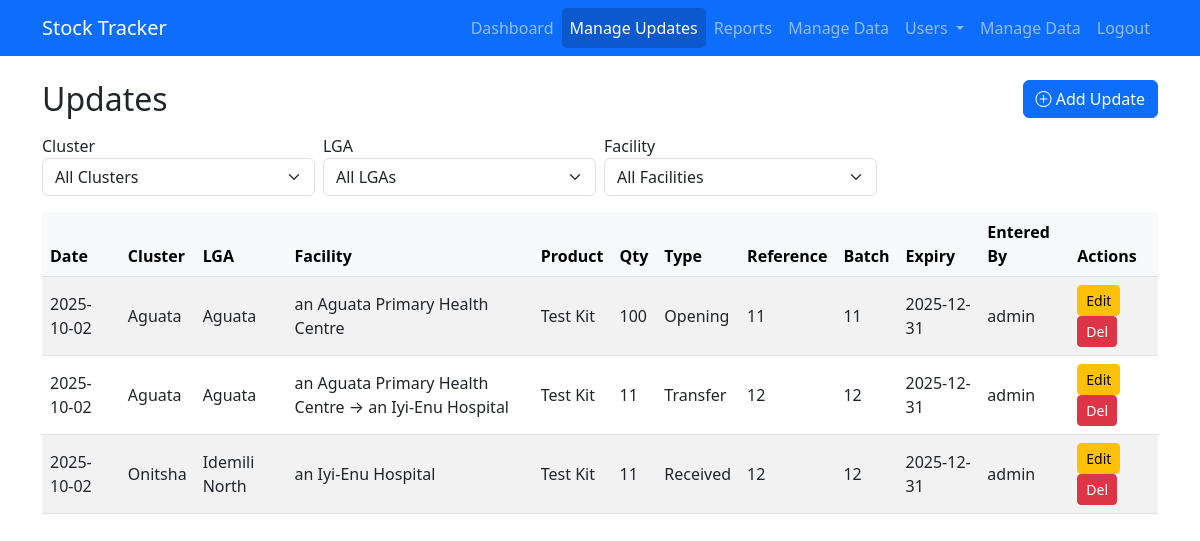
Page /transactions (signed in) on the earlier database version.
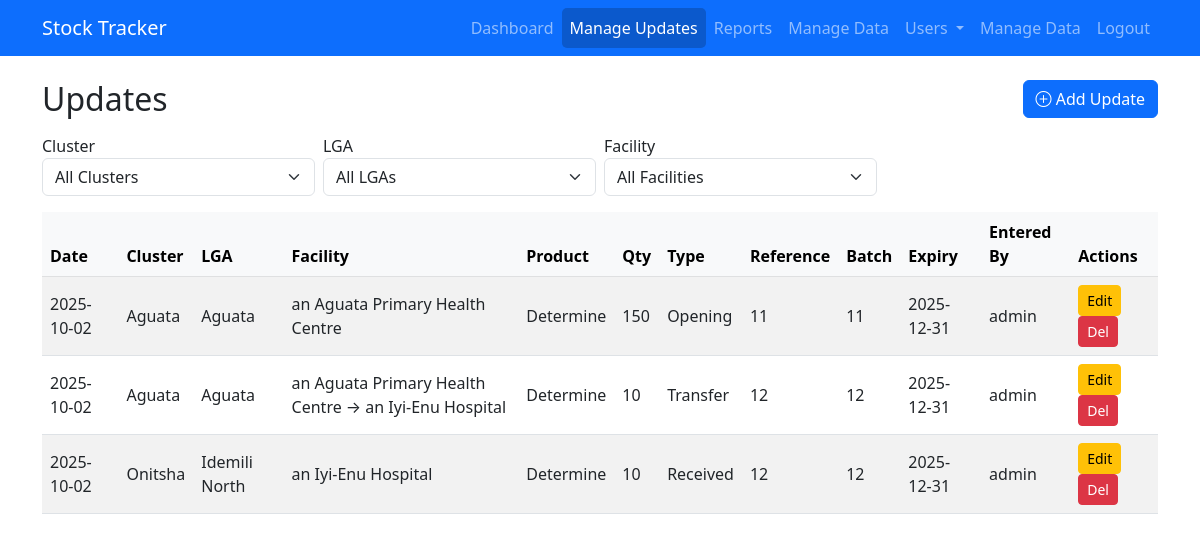
Same page on the later database version.
### models.py (models this page shows, shortened)
class StockTransaction(db.Model):
    id = db.Column(db.Integer, primary_key=True)
    facility_id = db.Column(db.Integer, db.ForeignKey('facility.id'), nullable=False)  # source facility
    product_id = db.Column(db.Integer, db.ForeignKey('product.id'), nullable=False)
    date = db.Column(db.Date, nullable=False, default=datetime.utcnow)
    quantity = db.Column(db.Integer, nullable=False)
    transaction_type = db.Column(db.String(20), nullable=False)
    reference_number = db.Column(db.String(50))
    batch_number = db.Column(db.String(50), nullable=True)
    expiry_date = db.Column(db.Date, nullable=True)
    entered_by = db.Column(db.String(120), nullable=True)
    created_at = db.Column(db.DateTime, default=datetime.utcnow)
    destination_facility_id = db.Column(db.Integer, db.ForeignKey('facility.id'), nullable=True)
    comments = db.Column(db.Text)
    facility = db.relationship(   # ✅ source facility
        'Facility',
        foreign_keys=[facility_id],
        backref='transactions_out'
    )
    destination_facility = db.relationship(
        'Facility',
        foreign_keys=[destination_facility_id],
        backref='transactions_in'
    )

class Cluster(db.Model):
    id = db.Column(db.Integer, primary_key=True)
    name = db.Column(db.String(100), unique=True, nullable=False)
    lgas = db.relationship('LGA', backref='cluster', lazy=True)

class LGA(db.Model):
    id = db.Column(db.Integer, primary_key=True)
    name = db.Column(db.String(100), nullable=False)
    cluster_id = db.Column(db.Integer, db.ForeignKey('cluster.id'), nullable=False)
    facilities = db.relationship('Facility', backref='lga', lazy=True)

class Facility(db.Model):
    id = db.Column(db.Integer, primary_key=True)
    name = db.Column(db.String(150), nullable=False)
    lga_id = db.Column(db.Integer, db.ForeignKey('lga.id'), nullable=False)
    facility_products = db.relationship('FacilityProduct', backref='facility', lazy=True)

class Product(db.Model):
    id = db.Column(db.Integer, primary_key=True)
    name = db.Column(db.String(120), nullable=False)
    unit = db.Column(db.String(30))
    facility_products = db.relationship('FacilityProduct', backref='product', lazy=True)
    transactions = db.relationship('StockTransaction', backref='product', lazy=True)

### app.py (the view)
@app.route('/transactions')
@restrict_scope
def transactions():
    FacilityDest = aliased(Facility)
    query = db.session.query(
        StockTransaction.id,
        StockTransaction.date,
        StockTransaction.quantity,
        StockTransaction.transaction_type,
        StockTransaction.reference_number,
        StockTransaction.batch_number,
        StockTransaction.expiry_date,
        StockTransaction.entered_by,
        Facility.id.label('facility_id'),
        Facility.name.label('facility'),
        FacilityDest.id.label('destination_facility_id'),
        FacilityDest.name.label('destination_facility'),
        LGA.id.label('lga_id'),
        LGA.name.label('lga'),
        Cluster.id.label('cluster_id'),
        Cluster.name.label('cluster'),
        Product.name.label('product')
    ).join(Facility, StockTransaction.facility_id == Facility.id) \
     .outerjoin(FacilityDest, StockTransaction.destination_facility_id == FacilityDest.id) \
     .join(LGA, Facility.lga_id == LGA.id) \
     .join(Cluster, LGA.cluster_id == Cluster.id) \
     .join(Product, StockTransaction.product_id == Product.id) \
     .filter(
         (g.cluster_id is None or LGA.cluster_id == g.cluster_id),
         (g.lga_id is None or Facility.lga_id == g.lga_id),
         (g.facility_id is None or StockTransaction.facility_id == g.facility_id)
     )
    transactions = query.order_by(StockTransaction.date.desc()).all()
    clusters, lgas, facilities = get_dropdowns(g.cluster_id, g.lga_id, g.facility_id)
    return render_template(
        'transactions.html',
        transactions=transactions,
        clusters=clusters,
        lgas=lgas,
        facilities=facilities,
        selected_cluster=g.cluster_id,
        selected_lga=g.lga_id,
        selected_facility=g.facility_id
    )

### app.py (called while the page is built)
@login_manager.user_loader
def load_user(user_id):
    return User.query.get(int(user_id))

### auth/scope_utils.py (called while the page is built, shortened)
def get_user_scope_filters(cluster_id=None, lga_id=None, facility_id=None):
    if current_user.role == 'super':
        return cluster_id, lga_id, facility_id

def restrict_scope(f):
    @wraps(f)
    def wrapper(*args, **kwargs):
        cluster_id = request.args.get("cluster", type=int)
        lga_id = request.args.get("lga", type=int)
        facility_id = request.args.get("facility", type=int)
        g.cluster_id, g.lga_id, g.facility_id = get_user_scope_filters(
            cluster_id, lga_id, facility_id
        )
        return f(*args, **kwargs)
    return wrapper

### templates/transactions.html (shortened to what this page needs)
{% extends "base.html" %}
{% block content %}
<div class="d-flex justify-content-between align-items-center mb-3">
  <h2 class="mb-0">Updates</h2>
  <a href="{{ url_for('add_transaction') }}" class="btn btn-primary">
    <i class="bi bi-plus-circle"></i> Add Update
  </a>
</div>
<form method="get" class="row g-2 mb-3">
  <div class="col-md-3">
    <label>Cluster</label>
    <select name="cluster" class="form-select" onchange="this.form.submit()">
      <option value="">All Clusters</option>
    </select>
  </div>
  <div class="col-md-3">
    <label>LGA</label>
    <select name="lga" class="form-select" onchange="this.form.submit()">
      <option value="">All LGAs</option>
    </select>
  </div>
  <div class="col-md-3">
    <label>Facility</label>
    <select name="facility" class="form-select" onchange="this.form.submit()">
      <option value="">All Facilities</option>
    </select>
  </div>
</form>
<div class="table-responsive">
<table class="table table-striped align-middle">
  <thead class="table-light">
    <tr>
      <th>Date</th>
      <th>Cluster</th>
      <th>LGA</th>
      <th>Facility</th>
      <th>Product</th>
      <th>Qty</th>
      <th>Type</th>
      <th>Reference</th>
      <th>Batch</th>
      <th>Expiry</th>
      <th>Entered By</th>
      <th>Actions</th>
    </tr>
  </thead>
  <tbody>
    {% for tx in transactions %}
    <tr>
      <td>{{ tx.date }}</td>
      <td>{{ tx.cluster }}</td>
      <td>{{ tx.lga }}</td>
      <td>
        {% if tx.transaction_type == "Transfer" %}
          {{ tx.facility }} → {{ tx.destination_facility or "N/A" }}
        {% else %}
          {{ tx.facility }}
        {% endif %}
      </td>
      <td>{{ tx.product }}</td>
      <td>{{ tx.quantity }}</td>
      <td>{{ tx.transaction_type }}</td>
      <td>{{ tx.reference_number }}</td>
      <td>{{ tx.batch_number }}</td>
      <td>{{ tx.expiry_date }}</td>
      <td>{{ tx.entered_by }}</td>
      <td>
        <a href="{{ url_for('edit_transaction', id=tx.id) }}" class="btn btn-sm btn-warning">Edit</a>
        <form action="{{ url_for('delete_transaction', id=tx.id) }}" method="post" style="display:inline;"
              onsubmit="return confirm('Are you sure?');">
          <button type="submit" class="btn btn-sm btn-danger">Del</button>
        </form>
      </td>
    </tr>
    {% endfor %}
  </tbody>
</table>
</div>
{% endblock %}

### templates/base.html (shortened to what this page needs)
<!doctype html>
<html lang="en">
<head>
    <link rel="stylesheet" href="https://cdn.jsdelivr.net/npm/bootstrap@5.3.0/dist/css/bootstrap.min.css">
    <link rel="stylesheet" href="https://cdn.datatables.net/1.13.6/css/jquery.dataTables.min.css">
    <link rel="stylesheet" href="https://cdn.datatables.net/responsive/2.5.0/css/responsive.dataTables.min.css">
    <link rel="stylesheet" href="https://cdn.jsdelivr.net/npm/bootstrap-icons@1.10.5/font/bootstrap-icons.css">
</head>
<body>
  <nav class="navbar navbar-expand-lg navbar-dark bg-primary">
    <div class="container">
      <a class="navbar-brand" href="{{ url_for('index') }}">Stock Tracker</a>
      <div class="collapse navbar-collapse" id="navbarNav">
        <ul class="navbar-nav ms-auto">
            {% if current_user.is_authenticated %}
            <li class="nav-item">
              <a class="nav-link {% if request.endpoint == 'dashboard.dashboard_home' %}active{% endif %}"
                href="{{ url_for('dashboard.dashboard_home') }}">Dashboard</a>
            </li>
            <li class="nav-item">
              <a class="nav-link {% if request.endpoint == 'transactions' %}active{% endif %}"
                href="{{ url_for('transactions') }}">Manage Updates</a>
            </li>
            <li class="nav-item">
              <a class="nav-link {% if request.endpoint == 'report' %}active{% endif %}"
                href="{{ url_for('report') }}">Reports</a>
            </li>
            {% if current_user.role == 'super' %}
              <li class="nav-item">
                <a class="nav-link {% if request.endpoint == 'admin.manage_data' %}active{% endif %}"
                  href="{{ url_for('admin.manage_data') }}">Manage Data</a>
              </li>
            {% endif %}
            {% if current_user.role == 'super' %}
              <li class="nav-item dropdown">
                <a class="nav-link dropdown-toggle {% if 'auth' in request.endpoint %}active{% endif %}" href="#" role="button" data-bs-toggle="dropdown" aria-expanded="false">
                  Users
                </a>
              </li>
                  <li class="nav-item"><a class="nav-link {% if request.path.startswith(url_for('backup.backup_page')) %}active{% endif %}" href="{{ url_for('backup.backup_page') }}">Manage Data</a></li>
            {% endif %}
            <li class="nav-item">
              <a class="nav-link" href="{{ url_for('auth.logout') }}">Logout</a>
            </li>
          {% else %}
            <li class="nav-item">
              <a class="nav-link {% if request.endpoint == 'auth.login' %}active{% endif %}" href="{{ url_for('auth.login') }}">Login</a>
            </li>
          {% endif %}
        </ul>
      </div>
    </div>
  </nav>
  <main class="container my-4">
    {% block content %}{% endblock %}
  </main>
</body>
</html>

### templates/base.html (style rules this page uses)
.navbar-nav .nav-link.active { background-color: rgba(8, 8, 8, 0.2); border-radius: 5px; }

Differences in the rows shown:
changed StockTransaction "Opening": product "Test Kit" → "Determine"; quantity "100" → "150"
changed StockTransaction "Transfer": product "Test Kit" → "Determine"; quantity "11" → "10"
changed StockTransaction "Received": product "Test Kit" → "Determine"; quantity "11" → "10"
